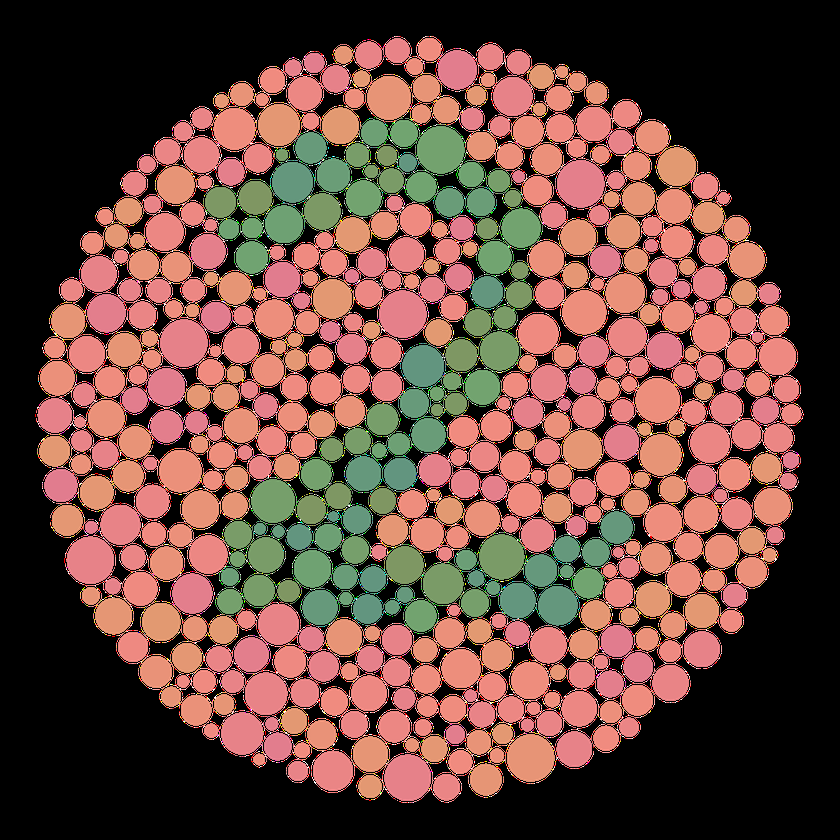
%> input picture Semestre 5/Analyse de données/sources_TP1_AD/image.png, 840 x 840 px, shrunk from 1920 x 1920 before the run
$ octave exercice_1.m   (GNU Octave 9; MATLAB toolbox functions it lacks are replaced by stand-ins)
%> lines starting %> are read from the running program, lines starting %| are printed output that depends on the picture
### 1A/Semestre 5/Analyse de données/sources_TP1_AD/correlation_contraste.m
% function correlation_contraste (pour exercice_1.m)

function [correlation,contraste] = correlation_contraste(X)

meanX = mean(X);
X_centree = X - repmat(meanX, size(X,1), 1);
sigma = (X_centree'*X_centree)/size(X,1);

r_rv = sigma(1, 2) / sqrt(sigma(1,1)*sigma(2,2));
r_rb = sigma(1, 3) / sqrt(sigma(1,1)*sigma(3,3));
r_vb = sigma(2, 3) / sqrt(sigma(2,2)*sigma(3,3));
correlation = [r_rv r_rb r_vb]';

c_r = sigma(1,1) / (sigma(1,1)+sigma(2,2)+sigma(3,3));
c_v = sigma(2,2) / (sigma(1,1)+sigma(2,2)+sigma(3,3));
c_b = sigma(3,3) / (sigma(1,1)+sigma(2,2)+sigma(3,3));
contraste = [c_r c_v c_b]';

end

### Semestre 5/Analyse de données/sources_TP1_AD/exercice_1.m
clear;
close all;
clc;

taille_ecran = get(0,'ScreenSize');
L = taille_ecran(3);
H = taille_ecran(4);

figure('Name','Visualisation des canaux RVB (en 3D et canal par canal)',...
       'Position',[0.1*L,0.1*H,0.8*L,0.7*H], ...
       'Color',[0.7 0.75 0.85]);

% Lecture d'une image RVB :
% I = imread('autumn.tif');
I = imread('image.png');
%> I is the input picture: size 840x840x3 uint8; mean R, G, B 106.6, 72, 63

% Decoupage de l'image en trois canaux et conversion en doubles :
R = double(I(:,:,1));
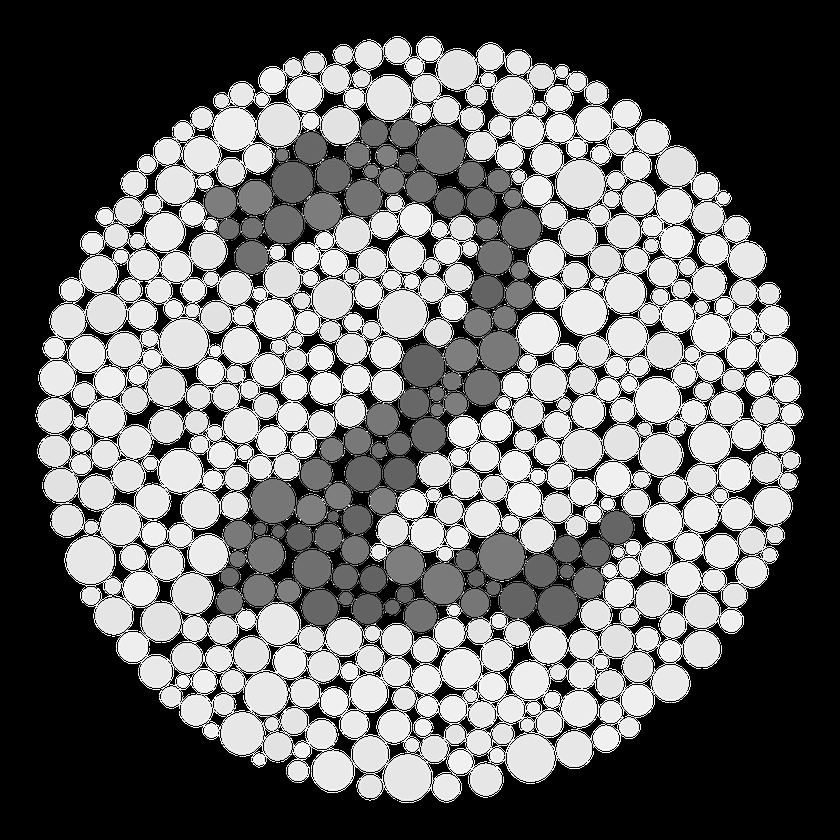
%> R: size 840x840 double; min 0, max 255, mean 106.6
V = double(I(:,:,2));
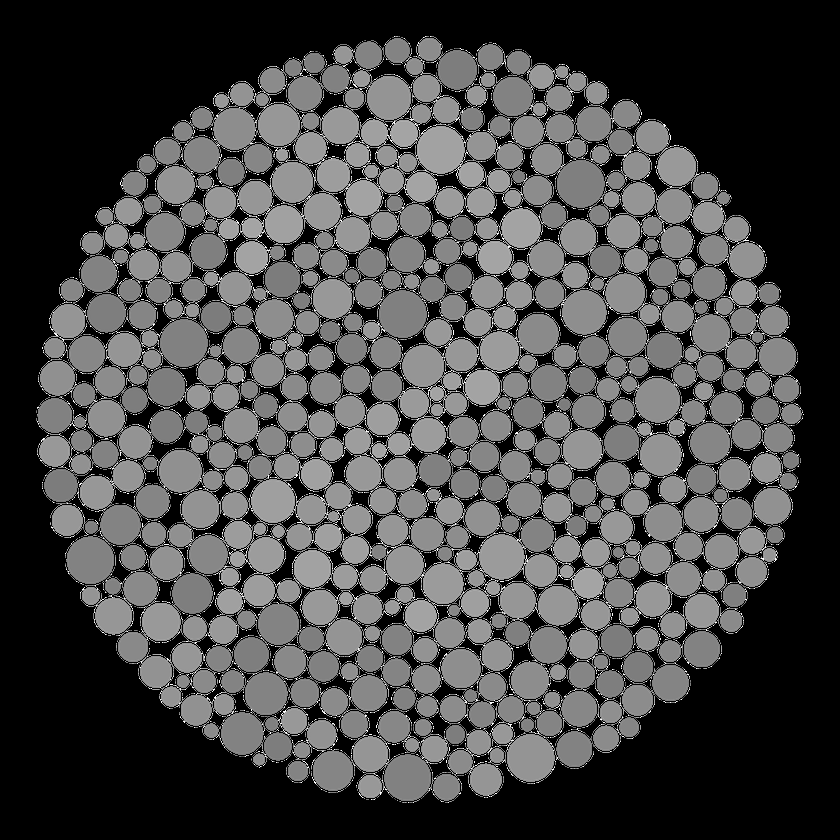
%> V: size 840x840 double; min 0, max 255, mean 72
B = double(I(:,:,3));
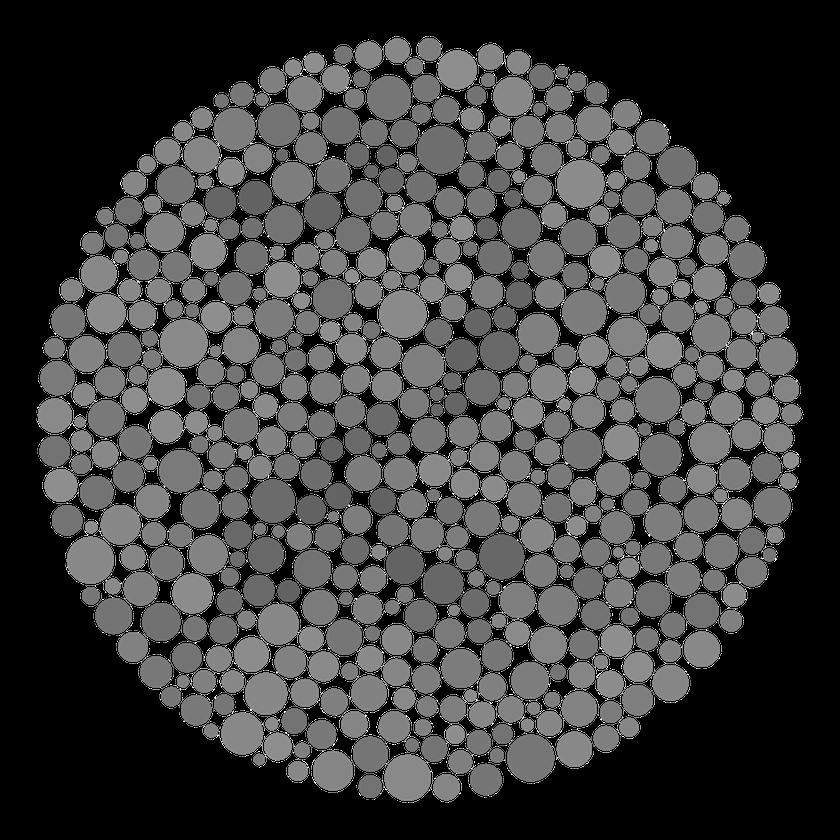
%> B: size 840x840 double; min 0, max 255, mean 63

% Calcul des correlations et contrastes :
X = [R(:) V(:) B(:)];
[correlation,contraste] = correlation_contraste(X); % FONCTION A CODER
%> in correlation_contraste, `meanX = mean(X);`: meanX = [106.6 71.96 62.97]
%> in correlation_contraste, `sigma = (X_centree'*X_centree)/size(X,1);`: sigma = [12429.2 7398 6763.5; 7398 5414 4572.4; 6763.5 4572.4 4228.6]
%> in correlation_contraste, `r_rv = sigma(1, 2) / sqrt(sigma(1,1)*sigma(2,2));`: r_rv = 0.902
%> in correlation_contraste, `r_rb = sigma(1, 3) / sqrt(sigma(1,1)*sigma(3,3));`: r_rb = 0.933
%> in correlation_contraste, `r_vb = sigma(2, 3) / sqrt(sigma(2,2)*sigma(3,3));`: r_vb = 0.956
%> in correlation_contraste, `correlation = [r_rv r_rb r_vb]';`: correlation = [0.902; 0.933; 0.956]
%> in correlation_contraste, `c_r = sigma(1,1) / (sigma(1,1)+sigma(2,2)+sigma(3,3));`: c_r = 0.563
%> in correlation_contraste, `c_v = sigma(2,2) / (sigma(1,1)+sigma(2,2)+sigma(3,3));`: c_v = 0.245
%> in correlation_contraste, `c_b = sigma(3,3) / (sigma(1,1)+sigma(2,2)+sigma(3,3));`: c_b = 0.192
%> in correlation_contraste, `contraste = [c_r c_v c_b]';`: contraste = [0.563; 0.245; 0.192]
%> correlation = [0.902; 0.933; 0.956]; contraste = [0.563; 0.245; 0.192]

% Affichage du nuage de pixels dans le repere RVB :
subplot(1,3,1);
plot3(R,V,B,'.','MarkerSize',3,'Color',"#4DBEEE")
axis equal;
set(gca,'FontSize',10);
xlabel('Rouge','FontWeight','bold','FontSize',15,'Color','red')
ylabel('Vert','FontWeight','bold','FontSize',15,'Color','green')
zlabel('Bleu','FontWeight','bold','FontSize',15,'Color','blue')
view([45 20])
rotate3d;
grid on;
title({'Representation 3D des pixels' ...
       'dans l''espace RVB'},'FontSize',20)

% Affichage de l'image RVB :
subplot(3,3,2);
imagesc(I);
axis image off;
title('Image RVB','FontSize',20);

% Affichage des correlations :
subplot(7,3,11);
axis off
title(['r_{\color{red}R\color{green}V\color{black}} = ' num2str(correlation(1),'%.2f')],'FontSize',20);

% Affichage des correlations :
subplot(7,3,14);
axis off
title(['r_{\color{red}R\color{blue}B\color{black}} = ' num2str(correlation(2),'%.2f')],'FontSize',20);

% Affichage des correlations :
subplot(7,3,17);
axis off
title(['r_{\color{green}V\color{blue}B\color{black}} = ' num2str(correlation(3),'%.2f')],'FontSize',20);

% Affichage du canal R :
colormap gray;
subplot(3,3,3);
imagesc(R);
clim([0 255]);
colorbar;
axis image off;
title(['Canal \color{red}Rouge\color{black} > contraste = ' num2str(100*contraste(1),'%.1f') '%'],'FontSize',20);

% Affichage du canal V :
subplot(3,3,6);
imagesc(V);
clim([0 255]);
colorbar;
axis image off;
title(['Canal \color{green}Vert\color{black} > contraste = ' num2str(100*contraste(2),'%.1f') '%'],'FontSize',20);

% Affichage du canal B :
subplot(3,3,9);
imagesc(B);
clim([0 255]);
colorbar;
axis image off;
title(['Canal \color{blue}Bleu\color{black} > contraste = ' num2str(100*contraste(3),'%.1f') '%'],'FontSize',20);
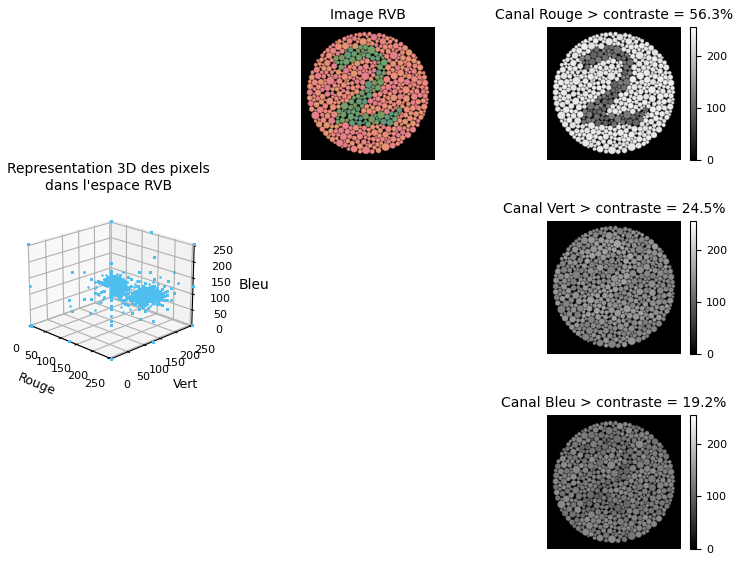
%> figure redrawn from the program's plot data, 5 panels
